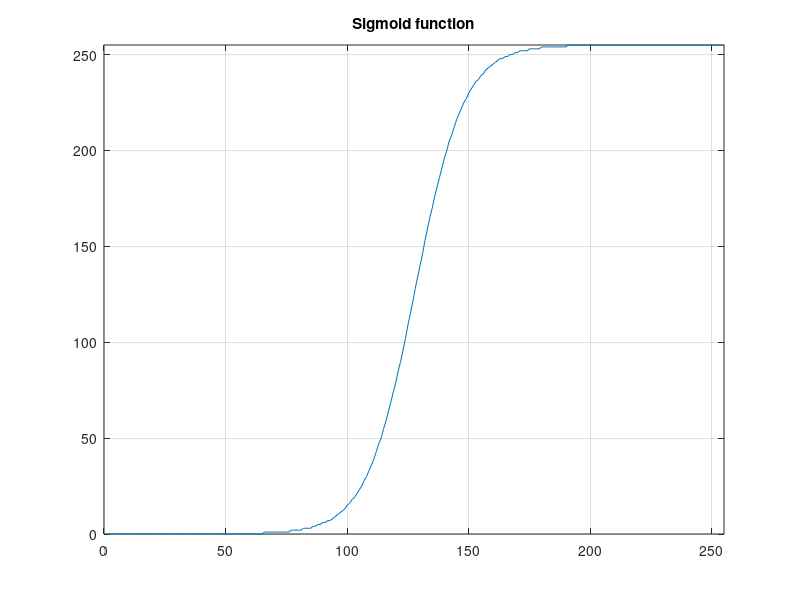

Source code (MATLAB): (Note: this script raises an error after producing the figure.)
% Sigmoid transformation function

x = 0:255; slope = 0.1; inflec = 127;
sigmoid_function = uint8(255./(1 + exp(-slope*(x - inflec))));
plot(sigmoid_function); xlim([0 255]); ylim([0 255]); grid on
title('Sigmoid function')

img_1 = imread('vpfig.png');
img_2 = intlut(img_1, sigmoid_function);
figure, montage({img_1, img_2})